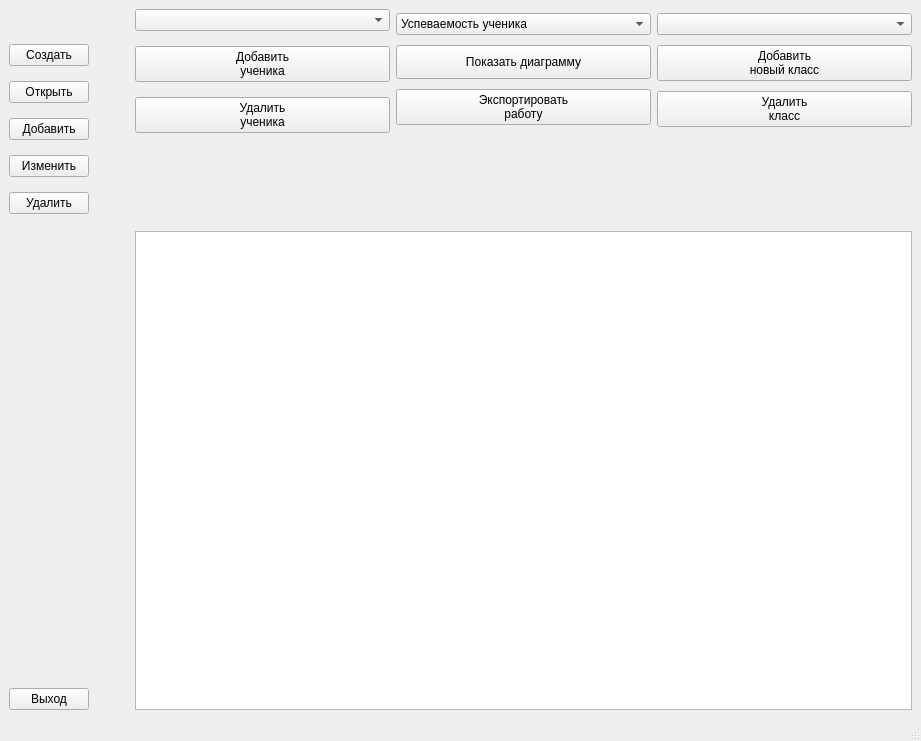
<?xml version="1.0" encoding="UTF-8"?>
<ui version="4.0">
 <class>MainWindow</class>
 <widget class="QMainWindow" name="MainWindow">
  <property name="windowModality">
   <enum>Qt::WindowModal</enum>
  </property>
  <property name="enabled">
   <bool>true</bool>
  </property>
  <property name="geometry">
   <rect>
    <x>0</x>
    <y>0</y>
    <width>921</width>
    <height>741</height>
   </rect>
  </property>
  <property name="windowTitle">
   <string>Work Statistics</string>
  </property>
  <property name="windowIcon">
   <iconset>
    <normaloff>ярлык.png</normaloff>ярлык.png</iconset>
  </property>
  <widget class="QWidget" name="centralwidget">
   <layout class="QGridLayout" name="gridLayout">
    <item row="0" column="0">
     <layout class="QHBoxLayout" name="horizontalLayout_2">
      <item>
       <layout class="QVBoxLayout" name="verticalLayout">
        <property name="spacing">
         <number>15</number>
        </property>
        <property name="sizeConstraint">
         <enum>QLayout::SetMaximumSize</enum>
        </property>
        <item>
         <spacer name="verticalSpacer_3">
          <property name="orientation">
           <enum>Qt::Vertical</enum>
          </property>
          <property name="sizeType">
           <enum>QSizePolicy::Fixed</enum>
          </property>
          <property name="sizeHint" stdset="0">
           <size>
            <width>20</width>
            <height>35</height>
           </size>
          </property>
         </spacer>
        </item>
        <item>
         <widget class="QPushButton" name="pushButton">
          <property name="enabled">
           <bool>true</bool>
          </property>
          <property name="text">
           <string>Создать</string>
          </property>
         </widget>
        </item>
        <item>
         <widget class="QPushButton" name="pushButton_2">
          <property name="enabled">
           <bool>true</bool>
          </property>
          <property name="text">
           <string>Открыть</string>
          </property>
         </widget>
        </item>
        <item>
         <widget class="QPushButton" name="pushButton_3">
          <property name="enabled">
           <bool>true</bool>
          </property>
          <property name="text">
           <string>Добавить</string>
          </property>
         </widget>
        </item>
        <item>
         <widget class="QPushButton" name="pushButton_7">
          <property name="text">
           <string>Изменить</string>
          </property>
         </widget>
        </item>
        <item>
         <widget class="QPushButton" name="pushButton_4">
          <property name="enabled">
           <bool>true</bool>
          </property>
          <property name="text">
           <string>Удалить</string>
          </property>
         </widget>
        </item>
        <item>
         <spacer name="verticalSpacer">
          <property name="orientation">
           <enum>Qt::Vertical</enum>
          </property>
          <property name="sizeHint" stdset="0">
           <size>
            <width>20</width>
            <height>40</height>
           </size>
          </property>
         </spacer>
        </item>
        <item>
         <widget class="QPushButton" name="pushButton_12">
          <property name="text">
           <string>Выход</string>
          </property>
         </widget>
        </item>
       </layout>
      </item>
      <item>
       <spacer name="horizontalSpacer">
        <property name="orientation">
         <enum>Qt::Horizontal</enum>
        </property>
        <property name="sizeType">
         <enum>QSizePolicy::Minimum</enum>
        </property>
        <property name="sizeHint" stdset="0">
         <size>
          <width>40</width>
          <height>20</height>
         </size>
        </property>
       </spacer>
      </item>
      <item>
       <layout class="QVBoxLayout" name="verticalLayout_5">
        <item>
         <layout class="QHBoxLayout" name="horizontalLayout">
          <property name="sizeConstraint">
           <enum>QLayout::SetMinimumSize</enum>
          </property>
          <item>
           <layout class="QVBoxLayout" name="verticalLayout_2">
            <property name="spacing">
             <number>15</number>
            </property>
            <item>
             <widget class="QComboBox" name="comboBox"/>
            </item>
            <item>
             <widget class="QPushButton" name="pushButton_9">
              <property name="text">
               <string>Добавить 
ученика</string>
              </property>
             </widget>
            </item>
            <item>
             <widget class="QPushButton" name="pushButton_8">
              <property name="text">
               <string>Удалить 
ученика</string>
              </property>
             </widget>
            </item>
            <item>
             <spacer name="verticalSpacer_6">
              <property name="orientation">
               <enum>Qt::Vertical</enum>
              </property>
              <property name="sizeType">
               <enum>QSizePolicy::Fixed</enum>
              </property>
              <property name="sizeHint" stdset="0">
               <size>
                <width>20</width>
                <height>92</height>
               </size>
              </property>
             </spacer>
            </item>
           </layout>
          </item>
          <item>
           <layout class="QVBoxLayout" name="verticalLayout_3">
            <item>
             <widget class="QComboBox" name="comboBox_2">
              <property name="editable">
               <bool>false</bool>
              </property>
              <property name="currentIndex">
               <number>0</number>
              </property>
              <item>
               <property name="text">
                <string>Успеваемость ученика</string>
               </property>
              </item>
              <item>
               <property name="text">
                <string>Количество пропусков</string>
               </property>
              </item>
              <item>
               <property name="text">
                <string>Успеваемость за работу</string>
               </property>
              </item>
              <item>
               <property name="text">
                <string>Баллы за задания</string>
               </property>
              </item>
             </widget>
            </item>
            <item>
             <widget class="QPushButton" name="pushButton_5">
              <property name="minimumSize">
               <size>
                <width>0</width>
                <height>34</height>
               </size>
              </property>
              <property name="text">
               <string>Показать диаграмму</string>
              </property>
             </widget>
            </item>
            <item>
             <widget class="QPushButton" name="pushButton_10">
              <property name="text">
               <string>Экспортировать 
работу</string>
              </property>
             </widget>
            </item>
            <item>
             <spacer name="verticalSpacer_2">
              <property name="orientation">
               <enum>Qt::Vertical</enum>
              </property>
              <property name="sizeType">
               <enum>QSizePolicy::Fixed</enum>
              </property>
              <property name="sizeHint" stdset="0">
               <size>
                <width>20</width>
                <height>94</height>
               </size>
              </property>
             </spacer>
            </item>
           </layout>
          </item>
          <item>
           <layout class="QVBoxLayout" name="verticalLayout_4">
            <item>
             <widget class="QComboBox" name="comboBox_3"/>
            </item>
            <item>
             <widget class="QPushButton" name="pushButton_6">
              <property name="text">
               <string>Добавить 
новый класс</string>
              </property>
             </widget>
            </item>
            <item>
             <widget class="QPushButton" name="pushButton_11">
              <property name="text">
               <string>Удалить 
класс</string>
              </property>
             </widget>
            </item>
            <item>
             <spacer name="verticalSpacer_4">
              <property name="orientation">
               <enum>Qt::Vertical</enum>
              </property>
              <property name="sizeType">
               <enum>QSizePolicy::Fixed</enum>
              </property>
              <property name="sizeHint" stdset="0">
               <size>
                <width>20</width>
                <height>94</height>
               </size>
              </property>
             </spacer>
            </item>
           </layout>
          </item>
         </layout>
        </item>
        <item>
         <widget class="QTableWidget" name="tableWidget"/>
        </item>
       </layout>
      </item>
     </layout>
    </item>
   </layout>
  </widget>
  <widget class="QMenuBar" name="menubar">
   <property name="geometry">
    <rect>
     <x>0</x>
     <y>0</y>
     <width>921</width>
     <height>26</height>
    </rect>
   </property>
  </widget>
  <widget class="QStatusBar" name="statusbar"/>
 </widget>
 <resources/>
 <connections/>
</ui>
